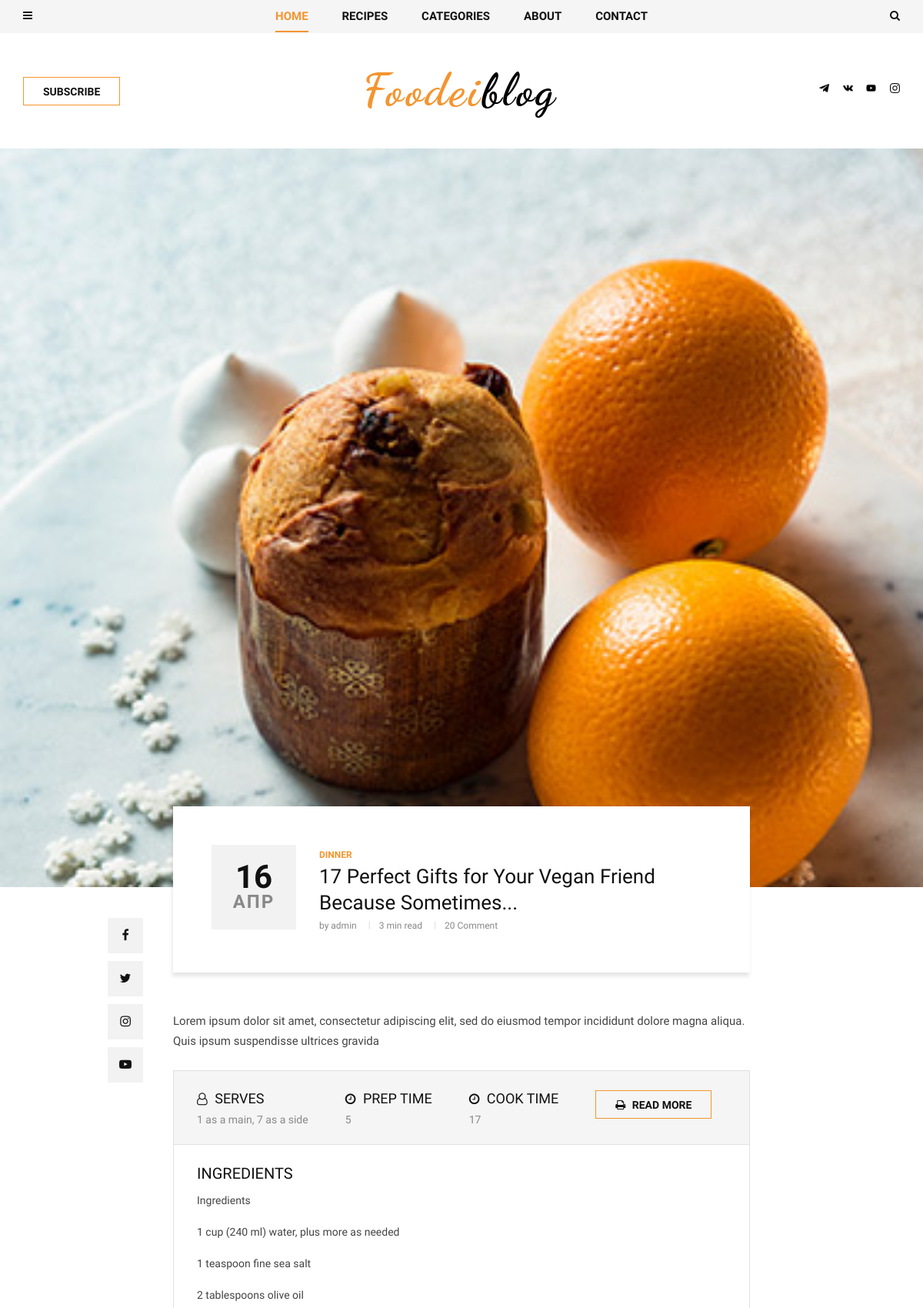
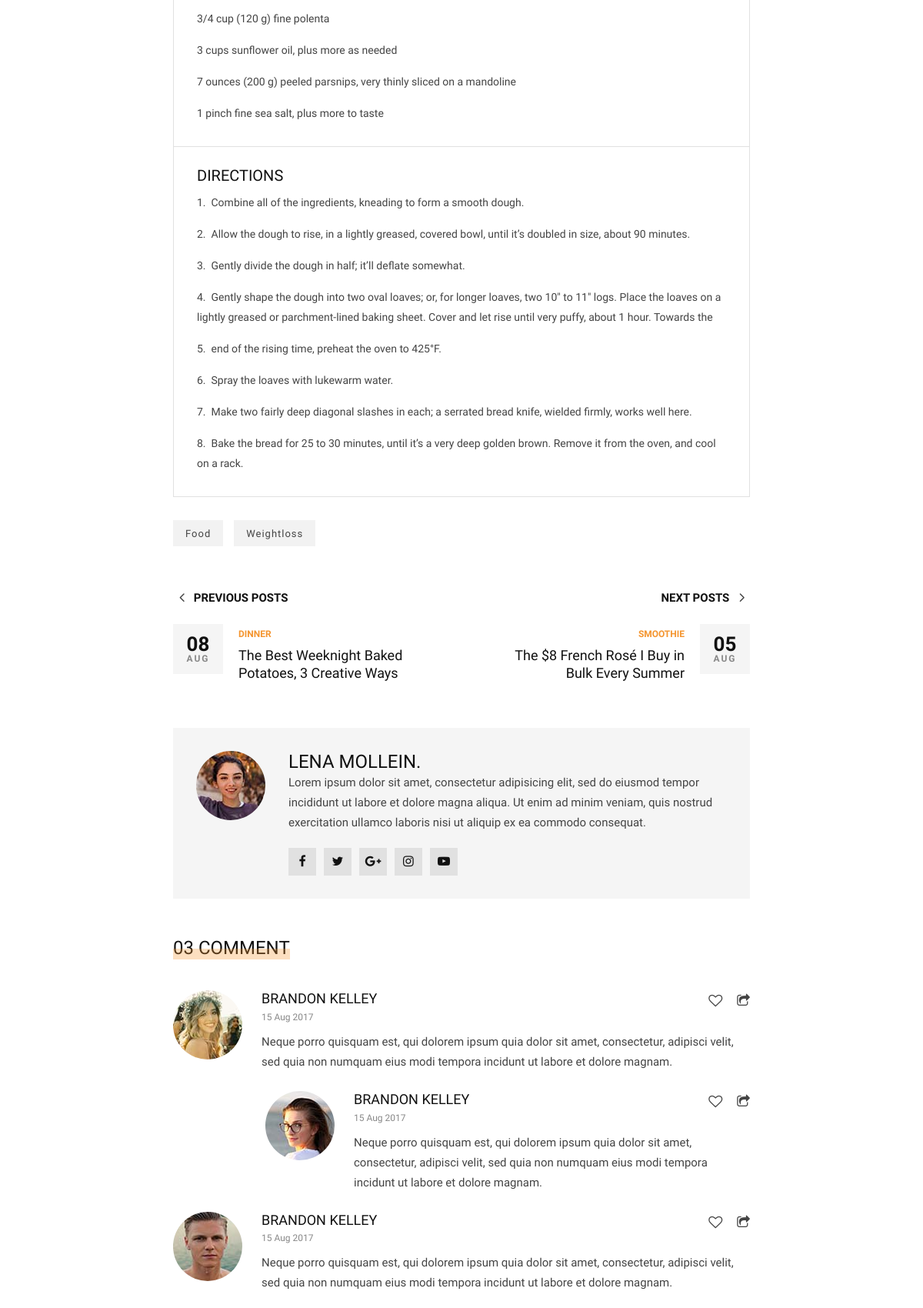
The app's page /dinner/17-perfect-gifts-for-your-vegan-friend-because-sometimes/ (upper part) with its own data (2 pictures, top to bottom).
### contact/models.py (models this page shows)
class Social(models.Model):
    icon = models.FileField(upload_to='icons/')
    link = models.URLField()
    alt = models.CharField(max_length=100, null=True, blank=True)

### blog/models.py (models this page shows, shortened)
class Post(models.Model):
    author = models.ForeignKey(User, related_name='posts', on_delete=models.CASCADE)
    slug = models.SlugField(max_length=200, unique=True, default='')
    title = models.CharField(max_length=200)
    image = models.ImageField(upload_to='articles/%Y/%m/%d', null=True, blank=True)
    text = models.TextField()
    category = models.ForeignKey(Category, related_name='post', on_delete=models.SET_NULL, null=True)
    tags = models.ManyToManyField(Tag, related_name='post', blank=True)
    create_at = models.DateTimeField(auto_now_add=True)  # когда была создана данная запись
    def get_absolute_url(self):
        return reverse('post_single', kwargs={'slug': self.category.slug, 'post_slug': self.slug})

class Category(MPTTModel):
    name = models.CharField(max_length=100)
    slug = models.SlugField(max_length=100, unique=True)
    parent = TreeForeignKey('self', related_name='children', on_delete=models.SET_NULL, null=True, blank=True)  # что бы были подкатегории
    def __str__(self):
        return self.name
    class MPTTMeta:
        order_insertion_by = ['name']

class Recipe(models.Model):
    name = models.CharField(max_length=100, null=True, blank=True)
    serves = models.CharField(max_length=50)
    prep_time = models.PositiveIntegerField(default=0)
    cook_time = models.PositiveIntegerField(default=0)
    ingredients = RichTextField()
    directions = RichTextField()
    post = models.ForeignKey(Post, related_name='recipes', on_delete=models.SET_NULL, null=True, blank=True)

class Tag(models.Model):
    name = models.CharField(max_length=100)
    slug = models.SlugField(max_length=100, unique=True)

### blog/views.py (the view)
# urls.py: path('<slug:slug>/<slug:post_slug>/', views.PostDetailView.as_view(), name='post_single'), # путь для просмотра отдельной статьи
class PostDetailView(DetailView):
    model = Post
    slug_url_kwarg = 'post_slug'
    context_object_name = 'post'

### blog/templatetags/menu_tags.py (called while the page is built)
@register.inclusion_tag('blog/include/tags/top_menu.html')
def get_categories():
    category = Category.objects.all()
    return {'list_category': category}

@register.inclusion_tag('blog/include/tags/recipes_tag.html')
def get_last_posts():
    posts = Post.objects.select_related('category').order_by('-id')[:5]
    return {'list_last_post': posts}

### contact/templatetags/social_tags.py (called while the page is built)
@register.simple_tag()
def get_social_links():
    return Social.objects.all()

@register.simple_tag()
def get_about():
    return About.objects.last()

### templates/blog/post_detail.html (shortened to what this page needs)
{% extends 'base.html' %}
{% block content %}
<section class="single-post spad">
    {% if post.image %}
    <div class="single-post__hero set-bg" data-setbg="{{ post.image.url }}"></div>
    {% endif %}
    <div class="container">
        <div class="row d-flex justify-content-center">
            <div class="col-lg-8">
                <div class="single-post__title">
                    <div class="single-post__title__meta">
                        <h2>{{ post.create_at|date:'d' }}</h2>
                        <span>{{ post.create_at|date:'M' }}</span>
                    </div>
                    <div class="single-post__title__text">
                        <ul class="label">
                            <li>{{ post.category }}</li>
                        </ul>
                        <h4>{{ post.title }}</h4>
                        <ul class="widget">
                            <li>by {{ post.author }}</li>
                            <li>3 min read</li>
                            <li>20 Comment</li>
                        </ul>
                    </div>
                </div>
                <div class="single-post__social__item">
                    <ul>
                        <li><a href="#"><i class="fa fa-facebook"></i></a></li>
                        <li><a href="#"><i class="fa fa-twitter"></i></a></li>
                        <li><a href="#"><i class="fa fa-instagram"></i></a></li>
                        <li><a href="#"><i class="fa fa-youtube-play"></i></a></li>
                    </ul>
                </div>
                <div class="single-post__top__text">
                    <p>{{ post.text|slice:':250' }}</p>
                </div>
                <div class="single-post__recipe__details">
                    {% for recipe in post.recipes.all %}
                    <div class="single-post__recipe__details__option">
                        <ul>
                            <li>
                                <h5><i class="fa fa-user-o"></i> SERVES</h5>
                                <span>{{ recipe.serves }}</span>
                            </li>
                            <li>
                                <h5><i class="fa fa-clock-o"></i> PREP TIME</h5>
                                <span>{{ recipe.prep_time }}</span>
                            </li>
                            <li>
                                <h5><i class="fa fa-clock-o"></i> Cook TIME</h5>
                                <span>{{ recipe.cook_time }}</span>
                            </li>
                            <li><a href="#" class="primary-btn"><i class="fa fa-print"></i> Read more</a></li>
                        </ul>
                    </div>
                    <div class="single-post__recipe__details__indegradients">
                        <h5>Ingredients</h5>
                            {{ recipe.ingredients|safe }}
                    </div>
                    <div class="single-post__recipe__details__direction">
                        <h5>Directions</h5>
                        {{ recipe.directions|safe }}
                    </div>
                    {% endfor %}
                </div>
                <div class="single-post__tags">
                    {% for tag in post.tags.all %}
                    <a href="#">{{ tag.name }}</a>
                    {% endfor %}
                </div>
                <div class="single-post__next__previous">
                    <div class="row">
                        <div class="col-lg-6 col-md-6 col-sm-6">
                            <a href="#" class="single-post__previous">
                                <h6><span class="arrow_carrot-left"></span> Previous posts</h6>
                                <div class="single-post__previous__meta">
                                    <h4>08</h4>
                                    <span>Aug</span>
                                </div>
                                <div class="single-post__previous__text">
                                    <span>Dinner</span>
                                    <h5>The Best Weeknight Baked <br/>Potatoes, 3 Creative Ways</h5>
                                </div>
                            </a>
                        </div>
                        <div class="col-lg-6 col-md-6 col-sm-6">
                            <a href="#" class="single-post__next">
                                <h6>Next posts <span class="arrow_carrot-right"></span></h6>
                                <div class="single-post__next__meta">
                                    <h4>05</h4>
                                    <span>Aug</span>
                                </div>
                                <div class="single-post__next__text">
                                    <span>Smoothie</span>
                                    <h5>The $8 French Rosé I Buy in <br/>Bulk Every Summer</h5>
                                </div>
                            </a>
                        </div>
                    </div>
                </div>
                <div class="single-post__author__profile">
                    <div class="single-post__author__profile__pic">
                        <img src="img/categories/single-post/author-profile.jpg" alt="">
                    </div>
                    <div class="single-post__author__profile__text">
                        <h4>Lena Mollein.</h4>
                        <p>Lorem ipsum dolor sit amet, consectetur adipisicing elit, sed do eiusmod tempor
                            incididunt ut labore et dolore magna aliqua. Ut enim ad minim veniam, quis nostrud
                            exercitation ullamco laboris nisi ut aliquip ex ea commodo consequat.</p>
                        <div class="single-post__author__profile__social">
                            <a href="#"><i class="fa fa-facebook"></i></a>
                            <a href="#"><i class="fa fa-twitter"></i></a>
                            <a href="#"><i class="fa fa-google-plus"></i></a>
                            <a href="#"><i class="fa fa-instagram"></i></a>
                            <a href="#"><i class="fa fa-youtube-play"></i></a>
                        </div>
                    </div>
                </div>
                <div class="single-post__comment">
                    <div class="widget__title">
                        <h4>03 Comment</h4>
                    </div>
                    <div class="single-post__comment__item">
                        <div class="single-post__comment__item__pic">
                            <img src="img/categories/single-post/comment/comment-1.jpg" alt="">
                        </div>
                        <div class="single-post__comment__item__text">
                            <h5>Brandon Kelley</h5>
                            <span>15 Aug 2017</span>
                            <p>Neque porro quisquam est, qui dolorem ipsum quia dolor sit amet, consectetur,
                                adipisci velit, sed quia non numquam eius modi tempora incidunt ut labore et dolore
                                magnam.</p>
                            <ul>
                                <li><a href="#"><i class="fa fa-heart-o"></i></a></li>
                                <li><a href="#"><i class="fa fa-share-square-o"></i></a></li>
                            </ul>
                        </div>
                    </div>
                    <div class="single-post__comment__item single-post__comment__item--reply">
                        <div class="single-post__comment__item__pic">
                            <img src="img/categories/single-post/comment/comment-2.jpg" alt="">
                        </div>
                        <div class="single-post__comment__item__text">
                            <h5>Brandon Kelley</h5>
                            <span>15 Aug 2017</span>
                            <p>Neque porro quisquam est, qui dolorem ipsum quia dolor sit amet, consectetur,
                                adipisci velit, sed quia non numquam eius modi tempora incidunt ut labore et dolore
                                magnam.</p>
                            <ul>
                                <li><a href="#"><i class="fa fa-heart-o"></i></a></li>
                                <li><a href="#"><i class="fa fa-share-square-o"></i></a></li>
                            </ul>
                        </div>
                    </div>
                    <div class="single-post__comment__item">
                        <div class="single-post__comment__item__pic">
                            <img src="img/categories/single-post/comment/comment-3.jpg" alt="">
                        </div>
                        <div class="single-post__comment__item__text">
                            <h5>Brandon Kelley</h5>
                            <span>15 Aug 2017</span>
                            <p>Neque porro quisquam est, qui dolorem ipsum quia dolor sit amet, consectetur,
                                adipisci velit, sed quia non numquam eius modi tempora incidunt ut labore et dolore
                                magnam.</p>
                            <ul>
                                <li><a href="#"><i class="fa fa-heart-o"></i></a></li>
                                <li><a href="#"><i class="fa fa-share-square-o"></i></a></li>
                            </ul>
                        </div>
                    </div>
                </div>
            </div>
        </div>
    </div>
</section>
{% endblock content %}

### templates/header.html
{% load static social_tags %}
<header class="header">
    <div class="header__top">
        <div class="container">
            <div class="row">
                <div class="col-lg-2 col-md-1 col-6 order-md-1 order-1">
                    <div class="header__humberger">
                        <i class="fa fa-bars humberger__open"></i>
                    </div>
                </div>
                <div class="col-lg-8 col-md-10 order-md-2 order-3">
                    {% include 'blog/include/nav/top_nav.html' %}
                </div>
                <div class="col-lg-2 col-md-1 col-6 order-md-3 order-2">
                    <div class="header__search">
                        <i class="fa fa-search search-switch"></i>
                    </div>
                </div>
            </div>
        </div>
    </div>
    <div class="container">
        <div class="row">
            <div class="col-lg-3 col-md-3">
                <div class="header__btn">
                    <a href="./signin.html" class="primary-btn">Subscribe</a>
                </div>
            </div>
            <div class="col-lg-6 col-md-6">
                <div class="header__logo">
                    <a href="/"><img src="{% static 'img/logo.png' %}" alt=""></a>
                </div>
            </div>
            <div class="col-lg-3 col-md-3">
                <div class="header__social">
                    {% get_social_links as social_link %}
                        {% for item in social_link %}
                        <a href="{{ item.link }}" target="_blank">
                            {% if item.icon %}
                            <img class="social_header_img" src="{{ item.icon.url }}" alt="">
                            {% endif %}
                        </a>
                        {% endfor %}
                </div>
            </div>
        </div>
    </div>
</header>

### records on screen
Social: icon (picture)
Social: icon (picture)
Social: icon (picture)
Social: icon (picture)
Post: create_at "16", create_at "АПР", category "DINNER", title "17 Perfect Gifts for Your Vegan Friend Because Sometimes...", author "admin", text "Lorem ipsum dolor sit amet, consectetur adipiscing elit, sed do eiusmod tempor incididunt dolore magna aliqua. Quis ipsum suspendisse ultrices gravida"
Recipe: serves "1 as a main, 7 as a side", prep_time "5", cook_time "17", ingredients "Ingredients 1 cup (240 ml) water, plus more as needed 1 teaspoon fine sea salt 2 tablespoons olive oil 3/4 cup (120 g) fine polenta 3 cups sunflower oil, plus more as needed 7 ounces (200 g) peeled parsnips, very thinly sliced on a mandoline 1 pinch fine sea salt, plus more to taste", directions "1. Combine all of the ingredients, kneading to form a smooth dough. 2. Allow the dough to rise, in a lightly greased, covered bowl, until it’s doubled in size, about 90 minutes. 3. Gently divide the dough in half; it’ll deflate somewhat. 4. Gently shape the dough into two oval loaves; or, for longer loaves, two 10″ to 11″ logs. Place the loaves on a lightly greased or parchment-lined baking sheet. Cover and let rise until very puffy, about 1 hour. Towards the 5. end of the rising time, preheat the oven to 425°F. 6. Spray the loaves with lukewarm water. 7. Make two fairly deep diagonal slashes in each; a serrated bread knife, wielded firmly, works well here. 8. Bake the bread for 25 to 30…"
Tag: name "Food"
Tag: name "Weightloss"
